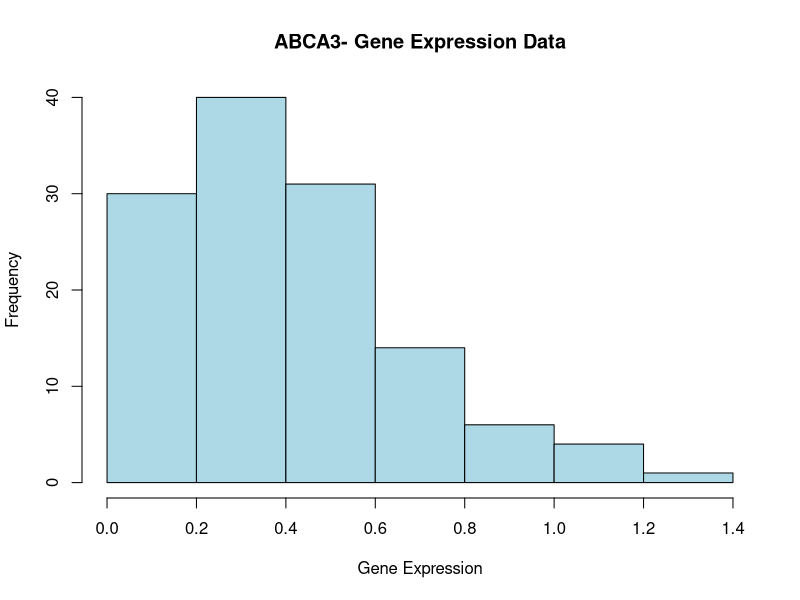
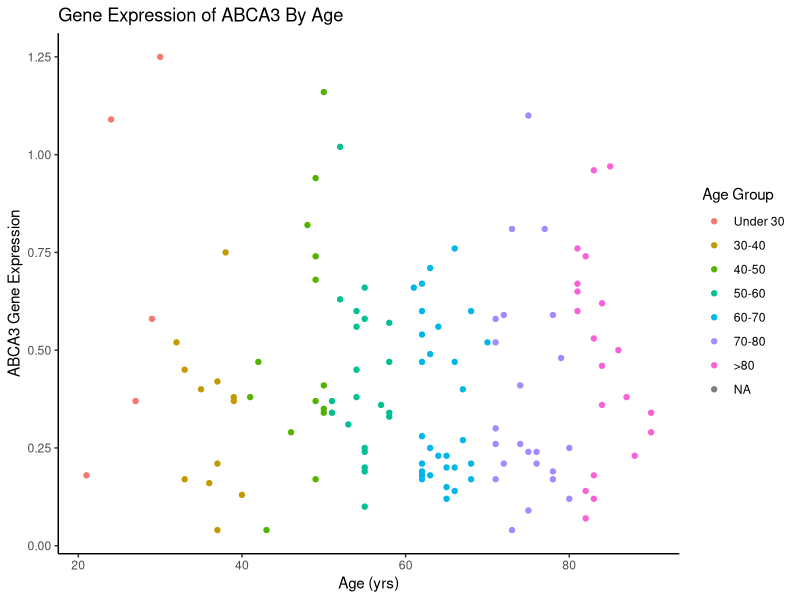
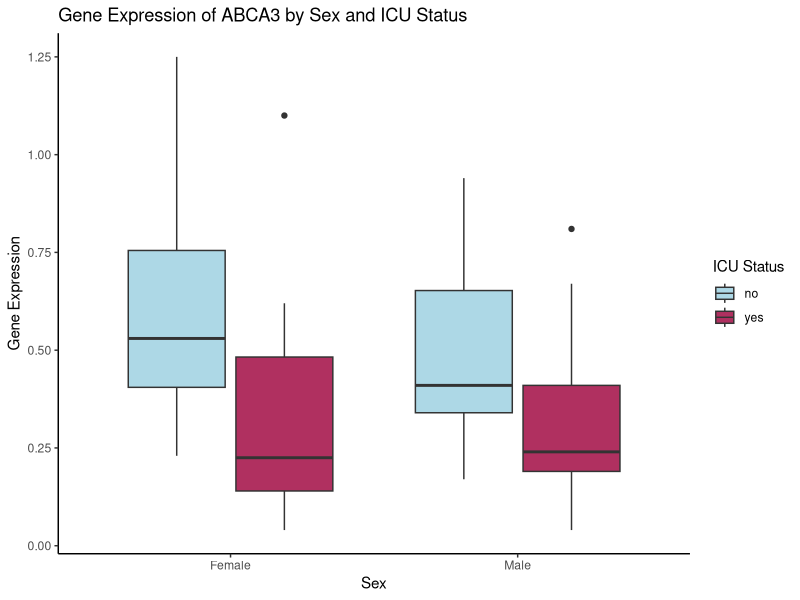

The R source for these figures, in order:
## ---- chunk 1
#Convert genes into gene series

library(readr)
setwd("/Users/deepthi/Documents/GitHub/Final_103_Project_LDG")
# read in genes file
Genes<- read_csv("QBS103_GSE157103_genes.csv")
#read in Gene Series file
Genes_Series <- read_csv("QBS103_GSE157103_series_matrix.csv")
## ---- chunk 2

#transpose gene data to put participant id as rows and genes as columns 
TGenes <-as.data.frame(t(Genes))
# rearrange table to make gene names as column names instead of row names
names(TGenes) <- TGenes[1,]
#remove repetitive first column with genes
TGenes <- TGenes[-1,]
#create a column with the row names( participant ids)to merge with gene series file
TGenes$participant_id <- row.names(TGenes)
# Merge Gene and Gene Series tables by participant_id 
MergedGenes <- merge(TGenes,Genes_Series, by = 'participant_id', all = TRUE) 

## ---- chunk 3
#load in dplyr to filter table
library(dplyr)
#pull out ABCA3 gene expression data, Age data, and ICU_Data information and save into new data frame 
Genes_CoVariate_Data <- MergedGenes %>%
  select(ABCA3,age,sex,icu_status) 

## ---- chunk 4
#convert gene expression to numeric data points
Genes_CoVariate_Data$ABCA3 <- as.numeric(Genes_CoVariate_Data$ABCA3)
# plot histogram of gene expression data
hist(Genes_CoVariate_Data$ABCA3,main = 'ABCA3- Gene Expression Data',xlab = 'Gene Expression', col = "light blue")

## ---- chunk 5
#Scatterplot for gene expression and continuous covariate (5 pts)
# ABCA3 is gene provides instructions for making a protein involved in lung surfactant production. Surfactant is a mixture of fats and proteins that coats the lining of your lungs and help you breath more easily

# replace over >89 data to 90 in order to have all age values as numeric
Genes_CoVariate_Data$age[Genes_CoVariate_Data$age== ">89"] <- 90
#convert age col to numeric data
Genes_CoVariate_Data$age <- as.numeric(Genes_CoVariate_Data$age)

# load ggplot package
library(ggplot2)
# create age groups based on agevalues
Genes_CoVariate_Data$AgeGroup <- cut(Genes_CoVariate_Data$age,breaks = c(0,30,40,50,60,70,80,90),
                           labels = c('Under 30','30-40','40-50','50-60','60-70','70-80','>80'))

# plot scatter plot of Gene Expression of ABCA3 By Age
ggplot(Genes_CoVariate_Data,aes(x= age,y= ABCA3, color= AgeGroup)) + 
  geom_point() +
  labs(title= 'Gene Expression of ABCA3 By Age' ,x = 'Age (yrs)',y = 'ABCA3 Gene Expression', color = "Age Group") + theme_classic()
 
## ---- chunk 6
#Boxplot of gene expression separated by both categorical covariates (5 pts)

# remove unknown values from data set
Genes_CoVariate_Data[Genes_CoVariate_Data== "unknown"] <- NA
Genes_CoVariate_Data<- na.omit(Genes_CoVariate_Data)

# add color pallete to color boxplots
colorPalette = c('light blue',' maroon')

# creatre box plots to show Gene Expression of ABCA3 by Sex and ICU Statu
ggplot(Genes_CoVariate_Data, aes(x = sex,y= ABCA3, fill=icu_status)) + 
  # Add box plot
  geom_boxplot() +
  # add colors
  scale_fill_manual(values= colorPalette) +
  # change x value labels
  scale_x_discrete(labels = c("Female", "Male"))+
  # Change axis labels
  labs(title ='Gene Expression of ABCA3 by Sex and ICU Status', x = 'Sex',y = 'Gene Expression',fill = 'ICU Status') +
  theme_classic()

